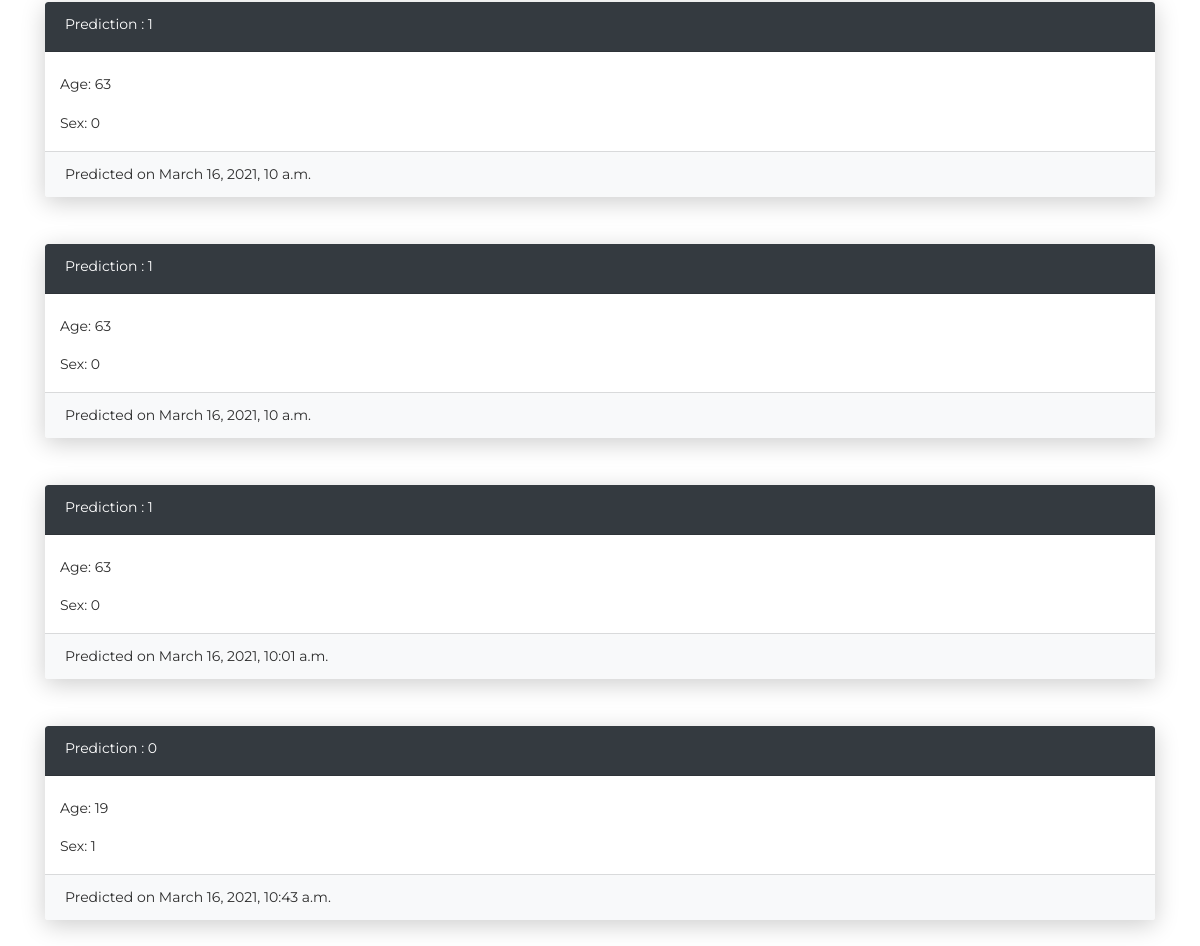
Before: /accounts/profile/11/ (signed in, lower part) with the older database file.
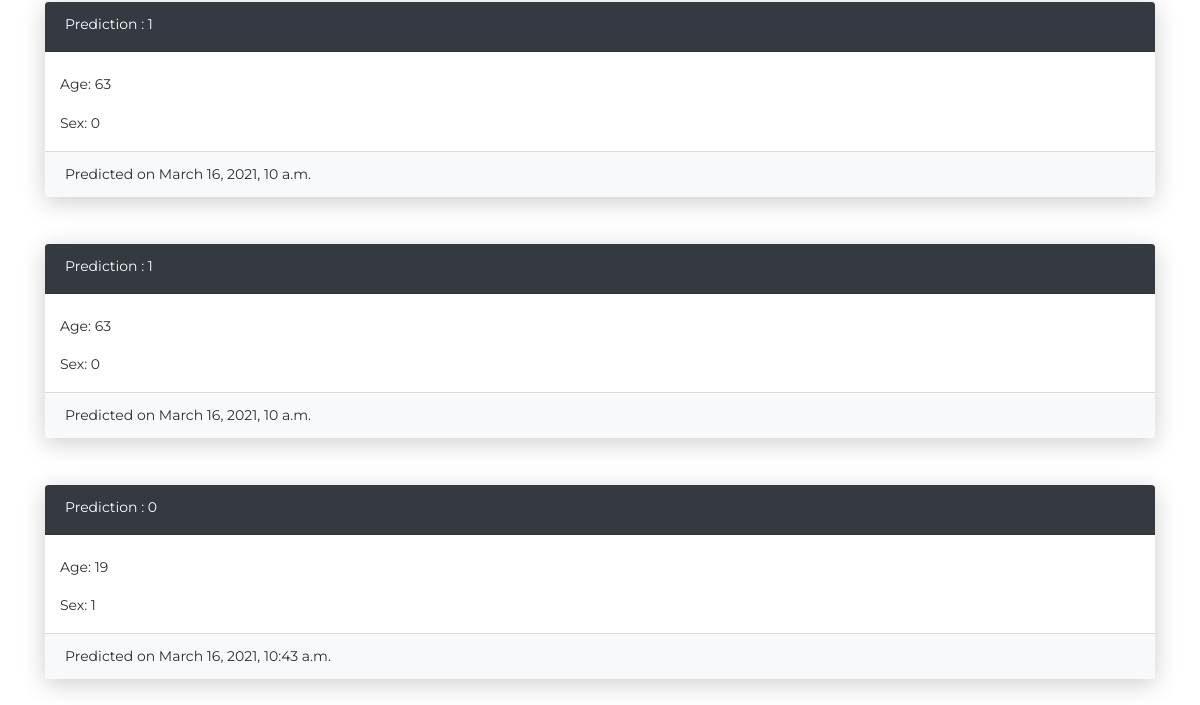
After: the same page with the newer database file.
### predict_risk/models.py (models this page shows, shortened)
class Predictions(models.Model):
    profile = models.ForeignKey(UserProfileInfo, on_delete=models.CASCADE, related_name='predict')
    age = models.IntegerField()
    sex = models.IntegerField(choices=sex_choices, default=0)
    cp = models.IntegerField(choices=cp_choice,default=0)
    resting_bp = models.IntegerField()
    serum_cholesterol = models.IntegerField()
    fasting_blood_sugar = models.IntegerField(choices=fasting_blood_sugar_choices,default=0)
    resting_ecg = models.IntegerField(choices=resting_ecg_choices,default=0)
    max_heart_rate = models.IntegerField()
    exercise_induced_angina = models.IntegerField(choices=exercise_induced_angina_choices,default=0)
    st_depression = models.DecimalField(max_digits=4, decimal_places=2)
    st_slope = models.IntegerField(choices=st_slope_choices)
    number_of_vessels = models.IntegerField(choices=number_of_vessels_choices)
    thallium_scan_results = models.IntegerField(choices=thallium_scan_results_choices)
    predicted_on = models.DateTimeField(default=timezone.now)
    num=models.IntegerField()

### accounts/views.py (the view)
# urls.py: url(r'^profile/(?P<pk>\d+)/$', views.ProfileDetailView.as_view(), name='profile'),
class ProfileDetailView(LoginRequiredMixin, DetailView):
    login_url = '/'
    redirect_field_name = '/'
    model = UserProfileInfo
    template_name = 'accounts/profileview.html'
    def get_context_data(self, **kwargs):
        if self.request.session.has_key('user_id'):
            u_id = self.request.session['user_id']
            context = super(ProfileDetailView, self).get_context_data(**kwargs)
            context['user_id'] = u_id
        return context

### accounts/templates/accounts/profileview.html (shortened to what this page needs)
<!DOCTYPE html>
{% load static %}
<html lang="en">
<head>
    <link rel="stylesheet" href="https://maxcdn.bootstrapcdn.com/font-awesome/latest/css/font-awesome.min.css" />
    <link href="{% static 'css/bootstrap.min.css' %}" rel="stylesheet" />
    <link href="{% static 'css/now-ui-kit.css' %}" rel="stylesheet" />
</head>
<body class="profile-page sidebar-collapse">
    <div class="container">
        {% for pred in userprofileinfo.predict.all  %}
            <br>
             <div class="card card-login" style="width: 100%">
                    <div class="card-header bg-dark text-white" style="height: 50px;"> Prediction : {{ pred.num|safe}}
                    </div>
                    <div class="container">
                        <br>
                        <p>Age: {{pred.age}}</p>
                        <p>Sex: {{pred.sex}}</p>
                    </div>
                    <div class="card-footer bg-light" >Predicted on {{ pred.predicted_on }}</div>
            </div>
            <br>
        {% endfor %}
    </div>
</body>
</html>

Changed rows visible on the page:
removed Predictions: num "1", age "63", sex "0", predicted_on "March 16, 2021, 10:01 a.m."
